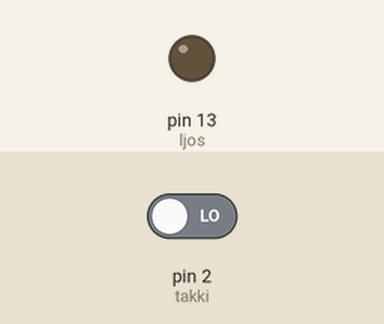
Simulated run of this sketch. Board: Arduino Uno, built with avr-gcc and run on an emulated ATmega328P. Shown: output pins drawn as LEDs (lit = HIGH). The test bench sets the inputs (shaded band); at power-on: pin 2 (takki) LOW. What the sketch prints to the serial monitor is not drawn.

Above: at 1.2 s.
1.3 s: pin 2 (takki) driven HIGH
At 2.1 s:
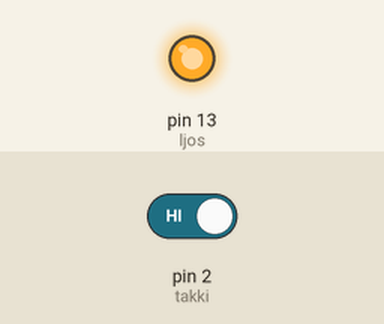
2.8 s: pin 2 (takki) driven LOW
At 3.3 s:
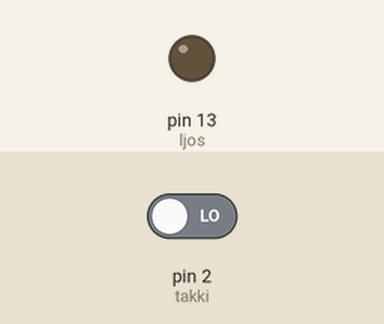
Timing chart, 0 to 5.8 s (numbered marks = the images above; inputs shaded):
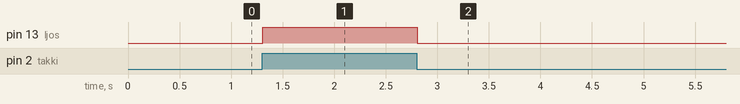

Measured:
- after the input at 1.3 s, pin 13 (ljos): LOW → HIGH at once
- after the input at 2.8 s, pin 13 (ljos): HIGH → LOW at once

The sketch:

takki.ino
```cpp
const int takki = 2;
const int ljos = 13;
void setup() {
pinMode (ljos, OUTPUT);
Serial.begin(9600);
}

void loop() {
int lesgildi = digitalRead(takki);
Serial.println(lesgildi);
digitalWrite(ljos, lesgildi);
}
```
